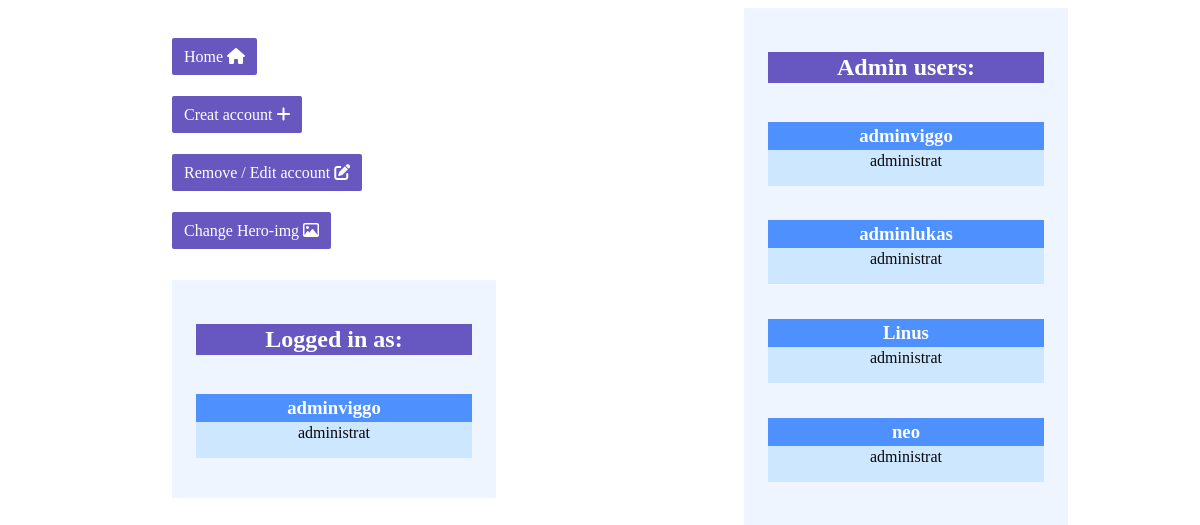
Page /admin-site/account-admin/administrat.php (signed in) on the earlier database version.
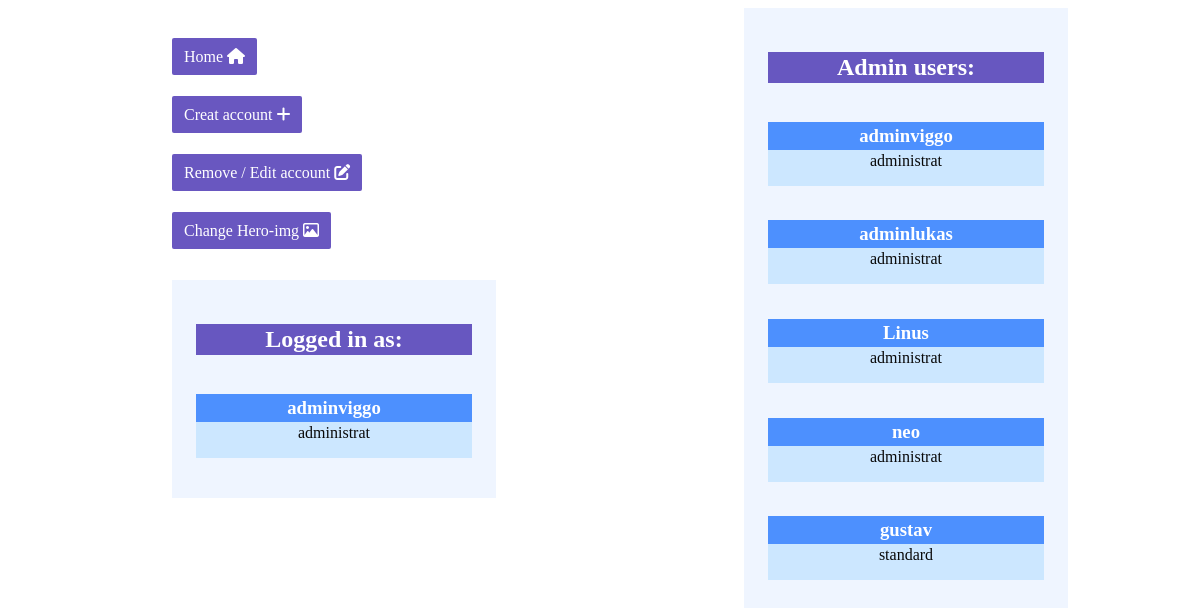
Same page on the later database version.
### tables this page shows
CREATE TABLE `account` (
  `id` int(11) NOT NULL,
  `username` varchar(1000) NOT NULL,
  `user_password` varchar(1000) NOT NULL,
  `acces_level` varchar(1000) NOT NULL,
  `account_activit_status` varchar(100) NOT NULL
);

### admin-site/account-admin/administrat.php (the view, shortened to what this page needs)
<!DOCTYPE html>
<html lang="en">
<head>
    <link rel="stylesheet" href="../css/file-css.css">
</head>
<body>
    <div class="wrapper-sections">
        <ul class = "wrapper-administrat">
            <li><a href="../upload/upload-product.php" class = "btn-styling-administration">Home <i class="fa-solid fa-house"></i></i></a></li>
            <li><a href="creat-account.php" class = "btn-styling-administration">Creat account <i class="fa-solid fa-plus"></i></a></li>
            <?php
                $level = $_SESSION["acces_level"];
                if($level == "administrat" or $level == "moderator"){
                    $name = "Remove / Edit account <i class='fa-solid fa-pen-to-square'></i>";
                    echo "<li><a href='remove-admin-or-update.php' class ='btn-styling-administration'>$name</a></li>";
                    if($level == "administrat"){
                        echo "<li><a href='change-hero-img.php' class ='btn-styling-administration'>Change Hero-img <i class='fa-regular fa-image'></i></a></li>";
                    }
                }
            ?>
           <div class="card-wrapper">
            <h2>Logged in as:</h2>
            <?php
               $name = $_SESSION["username"];
                $user_level = $_SESSION["acces_level"];
                echo "<div class ='card-user'>";
                echo "<h3>$name</h3>";
                echo "<p>$user_level</p>";
                echo "</div>";
            ?>
           </div>
        </ul>
        <div class="card-wrapper">
            <h2>Admin users:</h2>
            <?php
            include "../server-connect.php";
            $user = "SELECT * from  account WHERE account_activit_status = 'true'";
            $result = $con->query($user);
            if (mysqli_num_rows($result) > 0) {
                while ($obj = mysqli_fetch_assoc($result)) {
                    $id = $obj['id'];
                    $username = $obj['username'];
                    $acces_level = $obj['acces_level'];
                    $uppload = [$id => [$username, $acces_level]];
                    foreach ($uppload as $id => [$username, $acces_level]) {
                        echo "<div class ='card-user'>";
                        echo "<h3>$username</h3>";
                        echo "<p>$acces_level</p>";
                        echo "</div>";
                    }
                }
            }
            ?>
        </div>
    </div>
</body>
</html>

Differences in the rows shown:
added account: username "gustav", acces_level "standard"
